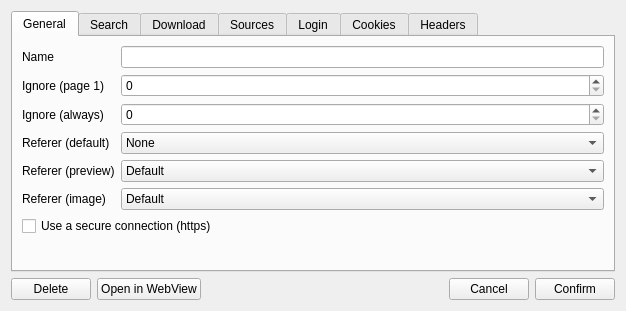
<?xml version="1.0" encoding="UTF-8"?>
<ui version="4.0">
 <class>SourcesSettingsWindow</class>
 <widget class="QDialog" name="SourcesSettingsWindow">
  <property name="geometry">
   <rect>
    <x>0</x>
    <y>0</y>
    <width>626</width>
    <height>311</height>
   </rect>
  </property>
  <property name="windowTitle">
   <string>Site options</string>
  </property>
  <property name="windowIcon">
   <iconset resource="../../resources/resources.qrc">
    <normaloff>:/images/icon.ico</normaloff>:/images/icon.ico</iconset>
  </property>
  <layout class="QVBoxLayout" name="verticalLayout">
   <item>
    <widget class="QTabWidget" name="tabWidget">
     <property name="currentIndex">
      <number>0</number>
     </property>
     <widget class="QWidget" name="tabGeneral">
      <attribute name="title">
       <string>General</string>
      </attribute>
      <layout class="QFormLayout" name="formLayout_5">
       <property name="fieldGrowthPolicy">
        <enum>QFormLayout::AllNonFixedFieldsGrow</enum>
       </property>
       <item row="0" column="0">
        <widget class="QLabel" name="labelSiteName">
         <property name="text">
          <string>Name</string>
         </property>
        </widget>
       </item>
       <item row="0" column="1">
        <widget class="QLineEdit" name="lineSiteName"/>
       </item>
       <item row="1" column="0">
        <widget class="QLabel" name="label_2">
         <property name="text">
          <string>Ignore (page 1)</string>
         </property>
        </widget>
       </item>
       <item row="1" column="1">
        <widget class="QSpinBox" name="spinIgnore1"/>
       </item>
       <item row="2" column="0">
        <widget class="QLabel" name="label">
         <property name="text">
          <string>Ignore (always)</string>
         </property>
        </widget>
       </item>
       <item row="2" column="1">
        <widget class="QSpinBox" name="spinIgnoreAlways"/>
       </item>
       <item row="3" column="0">
        <widget class="QLabel" name="labelReferer">
         <property name="text">
          <string>Referer (default)</string>
         </property>
        </widget>
       </item>
       <item row="3" column="1">
        <widget class="QComboBox" name="comboReferer">
         <item>
          <property name="text">
           <string>None</string>
          </property>
         </item>
         <item>
          <property name="text">
           <string>Site</string>
          </property>
         </item>
         <item>
          <property name="text">
           <string>Page</string>
          </property>
         </item>
         <item>
          <property name="text">
           <string>Image</string>
          </property>
         </item>
        </widget>
       </item>
       <item row="4" column="0">
        <widget class="QLabel" name="labelRefererPreview">
         <property name="text">
          <string>Referer (preview)</string>
         </property>
        </widget>
       </item>
       <item row="4" column="1">
        <widget class="QComboBox" name="comboRefererPreview">
         <item>
          <property name="text">
           <string>Default</string>
          </property>
         </item>
         <item>
          <property name="text">
           <string>None</string>
          </property>
         </item>
         <item>
          <property name="text">
           <string>Site</string>
          </property>
         </item>
         <item>
          <property name="text">
           <string>Page</string>
          </property>
         </item>
         <item>
          <property name="text">
           <string>Image</string>
          </property>
         </item>
        </widget>
       </item>
       <item row="5" column="0">
        <widget class="QLabel" name="labelRefererImage">
         <property name="text">
          <string>Referer (image)</string>
         </property>
        </widget>
       </item>
       <item row="5" column="1">
        <widget class="QComboBox" name="comboRefererImage">
         <item>
          <property name="text">
           <string>Default</string>
          </property>
         </item>
         <item>
          <property name="text">
           <string>None</string>
          </property>
         </item>
         <item>
          <property name="text">
           <string>Site</string>
          </property>
         </item>
         <item>
          <property name="text">
           <string>Page</string>
          </property>
         </item>
         <item>
          <property name="text">
           <string>Details</string>
          </property>
         </item>
         <item>
          <property name="text">
           <string>Image</string>
          </property>
         </item>
        </widget>
       </item>
       <item row="6" column="0" colspan="2">
        <widget class="QCheckBox" name="checkSsl">
         <property name="text">
          <string>Use a secure connection (https)</string>
         </property>
         <property name="checked">
          <bool>false</bool>
         </property>
        </widget>
       </item>
      </layout>
     </widget>
     <widget class="QWidget" name="tab">
      <attribute name="title">
       <string>Search</string>
      </attribute>
      <layout class="QFormLayout" name="formLayout_6">
       <item row="0" column="0">
        <widget class="QLabel" name="labelAddedTags">
         <property name="text">
          <string>Added tags</string>
         </property>
        </widget>
       </item>
       <item row="0" column="1">
        <widget class="QLineEdit" name="lineAddedTags"/>
       </item>
       <item row="1" column="0">
        <widget class="QLabel" name="labelRemovedTags">
         <property name="text">
          <string>Removed tags</string>
         </property>
        </widget>
       </item>
       <item row="1" column="1">
        <widget class="QLineEdit" name="lineRemovedTags"/>
       </item>
      </layout>
     </widget>
     <widget class="QWidget" name="tabDownloads">
      <attribute name="title">
       <string>Download</string>
      </attribute>
      <layout class="QFormLayout" name="formLayout">
       <item row="0" column="0">
        <widget class="QLabel" name="label_3">
         <property name="text">
          <string>Max simultaneous downloads</string>
         </property>
        </widget>
       </item>
       <item row="0" column="1">
        <widget class="QSpinBox" name="spinSimultaneousDownloads">
         <property name="minimum">
          <number>1</number>
         </property>
         <property name="maximum">
          <number>10</number>
         </property>
        </widget>
       </item>
       <item row="1" column="0">
        <widget class="QLabel" name="label_6">
         <property name="text">
          <string>Interval (thumbnail)</string>
         </property>
        </widget>
       </item>
       <item row="1" column="1">
        <widget class="QSpinBox" name="spinThrottleThumbnail">
         <property name="suffix">
          <string>s</string>
         </property>
         <property name="maximum">
          <number>3600</number>
         </property>
        </widget>
       </item>
       <item row="2" column="0">
        <widget class="QLabel" name="label_7">
         <property name="text">
          <string>Interval (image)</string>
         </property>
        </widget>
       </item>
       <item row="2" column="1">
        <widget class="QSpinBox" name="spinThrottleImage">
         <property name="suffix">
          <string>s</string>
         </property>
         <property name="maximum">
          <number>3600</number>
         </property>
        </widget>
       </item>
       <item row="3" column="0">
        <widget class="QLabel" name="label_12">
         <property name="text">
          <string>Interval (page)</string>
         </property>
        </widget>
       </item>
       <item row="3" column="1">
        <widget class="QSpinBox" name="spinThrottlePage">
         <property name="suffix">
          <string>s</string>
         </property>
         <property name="maximum">
          <number>3600</number>
         </property>
        </widget>
       </item>
       <item row="4" column="0">
        <widget class="QLabel" name="label_13">
         <property name="text">
          <string>Interval (details)</string>
         </property>
        </widget>
       </item>
       <item row="4" column="1">
        <widget class="QSpinBox" name="spinThrottleDetails">
         <property name="suffix">
          <string>s</string>
         </property>
         <property name="maximum">
          <number>3600</number>
         </property>
        </widget>
       </item>
       <item row="5" column="0">
        <widget class="QLabel" name="label_14">
         <property name="text">
          <string>Interval (error)</string>
         </property>
        </widget>
       </item>
       <item row="5" column="1">
        <widget class="QSpinBox" name="spinThrottleRetry">
         <property name="suffix">
          <string>s</string>
         </property>
         <property name="maximum">
          <number>3600</number>
         </property>
        </widget>
       </item>
      </layout>
     </widget>
     <widget class="QWidget" name="tabSources">
      <attribute name="title">
       <string>Sources</string>
      </attribute>
      <layout class="QFormLayout" name="formLayout_3">
       <item row="1" column="0" colspan="2">
        <widget class="QWidget" name="widget" native="true">
         <property name="enabled">
          <bool>false</bool>
         </property>
         <layout class="QFormLayout" name="formLayout_2">
          <property name="fieldGrowthPolicy">
           <enum>QFormLayout::AllNonFixedFieldsGrow</enum>
          </property>
          <property name="leftMargin">
           <number>18</number>
          </property>
          <property name="topMargin">
           <number>0</number>
          </property>
          <property name="rightMargin">
           <number>0</number>
          </property>
          <property name="bottomMargin">
           <number>0</number>
          </property>
          <item row="0" column="0">
           <widget class="QLabel" name="labelSources1">
            <property name="text">
             <string>Source 1</string>
            </property>
           </widget>
          </item>
          <item row="0" column="1">
           <widget class="QComboBox" name="comboSources1">
            <property name="currentIndex">
             <number>1</number>
            </property>
            <item>
             <property name="text">
              <string/>
             </property>
            </item>
            <item>
             <property name="text">
              <string>XML</string>
             </property>
            </item>
            <item>
             <property name="text">
              <string>JSON</string>
             </property>
            </item>
            <item>
             <property name="text">
              <string>Regex</string>
             </property>
            </item>
            <item>
             <property name="text">
              <string>RSS</string>
             </property>
            </item>
           </widget>
          </item>
          <item row="1" column="0">
           <widget class="QLabel" name="labelSources2">
            <property name="text">
             <string>Source 2</string>
            </property>
           </widget>
          </item>
          <item row="1" column="1">
           <widget class="QComboBox" name="comboSources2">
            <property name="currentIndex">
             <number>2</number>
            </property>
            <item>
             <property name="text">
              <string/>
             </property>
            </item>
            <item>
             <property name="text">
              <string>XML</string>
             </property>
            </item>
            <item>
             <property name="text">
              <string>JSON</string>
             </property>
            </item>
            <item>
             <property name="text">
              <string>Regex</string>
             </property>
            </item>
            <item>
             <property name="text">
              <string>RSS</string>
             </property>
            </item>
           </widget>
          </item>
          <item row="2" column="0">
           <widget class="QLabel" name="labelSources3">
            <property name="text">
             <string>Source 3</string>
            </property>
           </widget>
          </item>
          <item row="2" column="1">
           <widget class="QComboBox" name="comboSources3">
            <property name="currentIndex">
             <number>3</number>
            </property>
            <item>
             <property name="text">
              <string/>
             </property>
            </item>
            <item>
             <property name="text">
              <string>XML</string>
             </property>
            </item>
            <item>
             <property name="text">
              <string>JSON</string>
             </property>
            </item>
            <item>
             <property name="text">
              <string>Regex</string>
             </property>
            </item>
            <item>
             <property name="text">
              <string>RSS</string>
             </property>
            </item>
           </widget>
          </item>
          <item row="3" column="0">
           <widget class="QLabel" name="labelSources4">
            <property name="text">
             <string>Source 4</string>
            </property>
           </widget>
          </item>
          <item row="3" column="1">
           <widget class="QComboBox" name="comboSources4">
            <property name="currentIndex">
             <number>4</number>
            </property>
            <item>
             <property name="text">
              <string/>
             </property>
            </item>
            <item>
             <property name="text">
              <string>XML</string>
             </property>
            </item>
            <item>
             <property name="text">
              <string>JSON</string>
             </property>
            </item>
            <item>
             <property name="text">
              <string>Regex</string>
             </property>
            </item>
            <item>
             <property name="text">
              <string>RSS</string>
             </property>
            </item>
           </widget>
          </item>
         </layout>
        </widget>
       </item>
       <item row="0" column="0" colspan="2">
        <widget class="QCheckBox" name="checkSourcesDefault">
         <property name="text">
          <string>Use default sources</string>
         </property>
         <property name="checked">
          <bool>true</bool>
         </property>
        </widget>
       </item>
      </layout>
     </widget>
     <widget class="QWidget" name="tabLogin">
      <attribute name="title">
       <string>Login</string>
      </attribute>
      <layout class="QFormLayout" name="formLayout_4">
       <item row="0" column="0">
        <widget class="QLabel" name="label_4">
         <property name="text">
          <string>Type</string>
         </property>
        </widget>
       </item>
       <item row="0" column="1">
        <widget class="QComboBox" name="comboLoginType"/>
       </item>
       <item row="1" column="0" colspan="2">
        <widget class="QStackedWidget" name="stackedCredentials"/>
       </item>
       <item row="2" column="0" colspan="2">
        <widget class="QWidget" name="widgetTestLogin" native="true">
         <layout class="QHBoxLayout" name="horizontalLayout" stretch="1,0">
          <property name="leftMargin">
           <number>0</number>
          </property>
          <property name="topMargin">
           <number>0</number>
          </property>
          <property name="rightMargin">
           <number>0</number>
          </property>
          <property name="bottomMargin">
           <number>0</number>
          </property>
          <item>
           <widget class="QLabel" name="labelTestLogin">
            <property name="text">
             <string/>
            </property>
           </widget>
          </item>
          <item>
           <widget class="QPushButton" name="buttonTestLogin">
            <property name="text">
             <string>Test</string>
            </property>
           </widget>
          </item>
         </layout>
        </widget>
       </item>
      </layout>
     </widget>
     <widget class="QWidget" name="tabCookies">
      <attribute name="title">
       <string>Cookies</string>
      </attribute>
      <layout class="QFormLayout" name="formLayout_8">
       <item row="0" column="0" colspan="2">
        <widget class="QTableWidget" name="tableCookies">
         <column>
          <property name="text">
           <string>Name</string>
          </property>
         </column>
         <column>
          <property name="text">
           <string>Value</string>
          </property>
         </column>
        </widget>
       </item>
       <item row="1" column="0" colspan="2">
        <widget class="QPushButton" name="pushButton">
         <property name="text">
          <string>Add</string>
         </property>
        </widget>
       </item>
       <item row="2" column="0" colspan="2">
        <widget class="QPushButton" name="pushButton_2">
         <property name="text">
          <string>Clear other cookies</string>
         </property>
        </widget>
       </item>
      </layout>
     </widget>
     <widget class="QWidget" name="tabHeaders">
      <attribute name="title">
       <string>Headers</string>
      </attribute>
      <layout class="QFormLayout" name="layoutHeaders">
       <item row="0" column="0" colspan="2">
        <widget class="QTableWidget" name="tableHeaders">
         <column>
          <property name="text">
           <string>Name</string>
          </property>
         </column>
         <column>
          <property name="text">
           <string>Value</string>
          </property>
         </column>
        </widget>
       </item>
       <item row="1" column="0" colspan="2">
        <widget class="QPushButton" name="buttonAddHeader">
         <property name="text">
          <string>Add</string>
         </property>
        </widget>
       </item>
      </layout>
     </widget>
    </widget>
   </item>
   <item>
    <layout class="QHBoxLayout" name="layoutButtons">
     <property name="leftMargin">
      <number>0</number>
     </property>
     <property name="topMargin">
      <number>0</number>
     </property>
     <property name="rightMargin">
      <number>0</number>
     </property>
     <property name="bottomMargin">
      <number>0</number>
     </property>
     <item>
      <widget class="QPushButton" name="buttonDelete">
       <property name="text">
        <string>Delete</string>
       </property>
      </widget>
     </item>
     <item>
      <widget class="QPushButton" name="buttonOpenInWebView">
       <property name="text">
        <string>Open in WebView</string>
       </property>
      </widget>
     </item>
     <item>
      <spacer name="spacerButtons">
       <property name="orientation">
        <enum>Qt::Horizontal</enum>
       </property>
       <property name="sizeHint" stdset="0">
        <size>
         <width>40</width>
         <height>20</height>
        </size>
       </property>
      </spacer>
     </item>
     <item>
      <widget class="QPushButton" name="buttonCancel">
       <property name="text">
        <string>Cancel</string>
       </property>
      </widget>
     </item>
     <item>
      <widget class="QPushButton" name="buttonAccept">
       <property name="text">
        <string>Confirm</string>
       </property>
      </widget>
     </item>
    </layout>
   </item>
  </layout>
 </widget>
 <tabstops>
  <tabstop>tabWidget</tabstop>
  <tabstop>lineSiteName</tabstop>
  <tabstop>spinIgnore1</tabstop>
  <tabstop>spinIgnoreAlways</tabstop>
  <tabstop>comboReferer</tabstop>
  <tabstop>comboRefererPreview</tabstop>
  <tabstop>comboRefererImage</tabstop>
  <tabstop>checkSsl</tabstop>
  <tabstop>spinSimultaneousDownloads</tabstop>
  <tabstop>spinThrottleThumbnail</tabstop>
  <tabstop>spinThrottleImage</tabstop>
  <tabstop>spinThrottlePage</tabstop>
  <tabstop>spinThrottleDetails</tabstop>
  <tabstop>spinThrottleRetry</tabstop>
  <tabstop>checkSourcesDefault</tabstop>
  <tabstop>comboSources1</tabstop>
  <tabstop>comboSources2</tabstop>
  <tabstop>comboSources3</tabstop>
  <tabstop>comboSources4</tabstop>
  <tabstop>comboLoginType</tabstop>
  <tabstop>tableCookies</tabstop>
  <tabstop>pushButton</tabstop>
  <tabstop>tableHeaders</tabstop>
  <tabstop>buttonAddHeader</tabstop>
  <tabstop>buttonDelete</tabstop>
  <tabstop>buttonOpenInWebView</tabstop>
  <tabstop>buttonCancel</tabstop>
  <tabstop>buttonAccept</tabstop>
  <tabstop>lineAddedTags</tabstop>
  <tabstop>lineRemovedTags</tabstop>
  <tabstop>buttonTestLogin</tabstop>
 </tabstops>
 <resources>
  <include location="../../resources/resources.qrc"/>
 </resources>
 <connections>
  <connection>
   <sender>buttonDelete</sender>
   <signal>clicked()</signal>
   <receiver>SourcesSettingsWindow</receiver>
   <slot>deleteSite()</slot>
   <hints>
    <hint type="sourcelabel">
     <x>96</x>
     <y>298</y>
    </hint>
    <hint type="destinationlabel">
     <x>256</x>
     <y>210</y>
    </hint>
   </hints>
  </connection>
  <connection>
   <sender>buttonCancel</sender>
   <signal>clicked()</signal>
   <receiver>SourcesSettingsWindow</receiver>
   <slot>reject()</slot>
   <hints>
    <hint type="sourcelabel">
     <x>433</x>
     <y>272</y>
    </hint>
    <hint type="destinationlabel">
     <x>345</x>
     <y>208</y>
    </hint>
   </hints>
  </connection>
  <connection>
   <sender>checkSourcesDefault</sender>
   <signal>toggled(bool)</signal>
   <receiver>widget</receiver>
   <slot>setDisabled(bool)</slot>
   <hints>
    <hint type="sourcelabel">
     <x>101</x>
     <y>46</y>
    </hint>
    <hint type="destinationlabel">
     <x>101</x>
     <y>54</y>
    </hint>
   </hints>
  </connection>
  <connection>
   <sender>buttonTestLogin</sender>
   <signal>clicked()</signal>
   <receiver>SourcesSettingsWindow</receiver>
   <slot>testLogin()</slot>
   <hints>
    <hint type="sourcelabel">
     <x>123</x>
     <y>87</y>
    </hint>
    <hint type="destinationlabel">
     <x>273</x>
     <y>141</y>
    </hint>
   </hints>
  </connection>
  <connection>
   <sender>pushButton</sender>
   <signal>clicked()</signal>
   <receiver>SourcesSettingsWindow</receiver>
   <slot>addCookie()</slot>
   <hints>
    <hint type="sourcelabel">
     <x>125</x>
     <y>212</y>
    </hint>
    <hint type="destinationlabel">
     <x>470</x>
     <y>190</y>
    </hint>
   </hints>
  </connection>
  <connection>
   <sender>buttonAddHeader</sender>
   <signal>clicked()</signal>
   <receiver>SourcesSettingsWindow</receiver>
   <slot>addHeader()</slot>
   <hints>
    <hint type="sourcelabel">
     <x>101</x>
     <y>54</y>
    </hint>
    <hint type="destinationlabel">
     <x>43</x>
     <y>240</y>
    </hint>
   </hints>
  </connection>
  <connection>
   <sender>buttonAccept</sender>
   <signal>clicked()</signal>
   <receiver>SourcesSettingsWindow</receiver>
   <slot>save()</slot>
   <hints>
    <hint type="sourcelabel">
     <x>613</x>
     <y>298</y>
    </hint>
    <hint type="destinationlabel">
     <x>529</x>
     <y>256</y>
    </hint>
   </hints>
  </connection>
  <connection>
   <sender>comboLoginType</sender>
   <signal>currentIndexChanged(int)</signal>
   <receiver>SourcesSettingsWindow</receiver>
   <slot>setLoginType(int)</slot>
   <hints>
    <hint type="sourcelabel">
     <x>101</x>
     <y>45</y>
    </hint>
    <hint type="destinationlabel">
     <x>526</x>
     <y>54</y>
    </hint>
   </hints>
  </connection>
  <connection>
   <sender>buttonOpenInWebView</sender>
   <signal>clicked()</signal>
   <receiver>SourcesSettingsWindow</receiver>
   <slot>openInWebView()</slot>
   <hints>
    <hint type="sourcelabel">
     <x>187</x>
     <y>281</y>
    </hint>
    <hint type="destinationlabel">
     <x>214</x>
     <y>304</y>
    </hint>
   </hints>
  </connection>
  <connection>
   <sender>pushButton_2</sender>
   <signal>clicked()</signal>
   <receiver>SourcesSettingsWindow</receiver>
   <slot>clearOtherCookies()</slot>
   <hints>
    <hint type="sourcelabel">
     <x>594</x>
     <y>237</y>
    </hint>
    <hint type="destinationlabel">
     <x>621</x>
     <y>230</y>
    </hint>
   </hints>
  </connection>
 </connections>
 <slots>
  <slot>deleteSite()</slot>
  <slot>testLogin()</slot>
  <slot>addCookie()</slot>
  <slot>addHeader()</slot>
  <slot>save()</slot>
  <slot>setLoginType(int)</slot>
  <slot>openInWebView()</slot>
  <slot>clearOtherCookies()</slot>
 </slots>
</ui>
